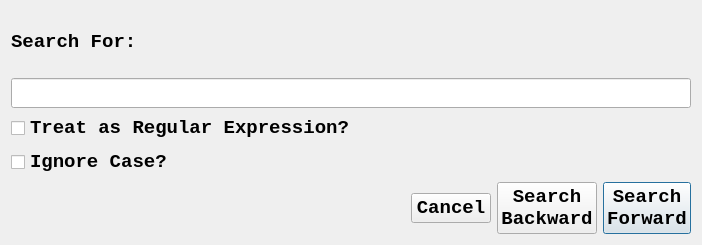
<?xml version="1.0" encoding="UTF-8"?>
<ui version="4.0">
 <class>DialogSearch</class>
 <widget class="QDialog" name="DialogSearch">
  <property name="windowModality">
   <enum>Qt::ApplicationModal</enum>
  </property>
  <property name="geometry">
   <rect>
    <x>0</x>
    <y>0</y>
    <width>702</width>
    <height>245</height>
   </rect>
  </property>
  <property name="minimumSize">
   <size>
    <width>702</width>
    <height>242</height>
   </size>
  </property>
  <property name="maximumSize">
   <size>
    <width>3000</width>
    <height>3000</height>
   </size>
  </property>
  <property name="font">
   <font>
    <family>Consolas</family>
    <pointsize>14</pointsize>
   </font>
  </property>
  <property name="windowTitle">
   <string>Specify Which Text To Search For</string>
  </property>
  <property name="modal">
   <bool>true</bool>
  </property>
  <layout class="QGridLayout" name="gridLayout">
   <item row="0" column="0">
    <layout class="QVBoxLayout" name="verticalLayout_2">
     <item>
      <layout class="QVBoxLayout" name="verticalLayout">
       <item>
        <widget class="QLabel" name="label">
         <property name="font">
          <font>
           <family>Consolas</family>
           <pointsize>14</pointsize>
           <weight>75</weight>
           <bold>true</bold>
          </font>
         </property>
         <property name="text">
          <string>Search For:</string>
         </property>
        </widget>
       </item>
       <item>
        <widget class="QLineEdit" name="lineEditSearchText">
         <property name="clearButtonEnabled">
          <bool>true</bool>
         </property>
        </widget>
       </item>
      </layout>
     </item>
     <item>
      <widget class="QCheckBox" name="checkBoxRegEx">
       <property name="font">
        <font>
         <family>Consolas</family>
         <pointsize>14</pointsize>
         <weight>75</weight>
         <bold>true</bold>
        </font>
       </property>
       <property name="text">
        <string>Treat as Regular Expression?</string>
       </property>
      </widget>
     </item>
     <item>
      <widget class="QCheckBox" name="checkBoxIgnoreCase">
       <property name="font">
        <font>
         <family>Consolas</family>
         <pointsize>14</pointsize>
         <weight>75</weight>
         <bold>true</bold>
        </font>
       </property>
       <property name="text">
        <string>Ignore Case?</string>
       </property>
      </widget>
     </item>
     <item>
      <layout class="QHBoxLayout" name="horizontalLayout">
       <item>
        <spacer name="horizontalSpacer">
         <property name="font">
          <font>
           <family>Consolas</family>
           <pointsize>14</pointsize>
          </font>
         </property>
         <property name="orientation">
          <enum>Qt::Horizontal</enum>
         </property>
         <property name="sizeHint" stdset="0">
          <size>
           <width>388</width>
           <height>20</height>
          </size>
         </property>
        </spacer>
       </item>
       <item>
        <widget class="QPushButton" name="pushButtonCancel">
         <property name="font">
          <font>
           <family>Consolas</family>
           <pointsize>14</pointsize>
           <weight>75</weight>
           <bold>true</bold>
          </font>
         </property>
         <property name="text">
          <string>Cancel</string>
         </property>
        </widget>
       </item>
       <item>
        <widget class="QPushButton" name="pushButtonSearchBackward">
         <property name="font">
          <font>
           <family>Consolas</family>
           <pointsize>14</pointsize>
           <weight>75</weight>
           <bold>true</bold>
          </font>
         </property>
         <property name="text">
          <string>Search
Backward</string>
         </property>
         <property name="default">
          <bool>false</bool>
         </property>
        </widget>
       </item>
       <item>
        <widget class="QPushButton" name="pushButtonSearchForward">
         <property name="font">
          <font>
           <family>Consolas</family>
           <pointsize>14</pointsize>
           <weight>75</weight>
           <bold>true</bold>
          </font>
         </property>
         <property name="text">
          <string>Search
Forward</string>
         </property>
         <property name="default">
          <bool>true</bool>
         </property>
        </widget>
       </item>
      </layout>
     </item>
    </layout>
   </item>
  </layout>
 </widget>
 <resources/>
 <connections/>
</ui>
